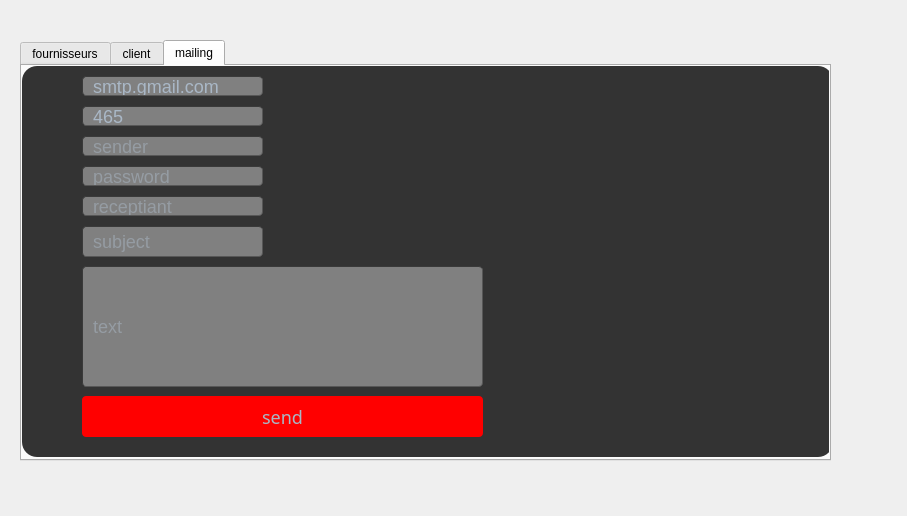
<?xml version="1.0" encoding="UTF-8"?>
<ui version="4.0">
 <class>client</class>
 <widget class="QDialog" name="client">
  <property name="geometry">
   <rect>
    <x>0</x>
    <y>0</y>
    <width>907</width>
    <height>516</height>
   </rect>
  </property>
  <property name="windowTitle">
   <string>Dialog</string>
  </property>
  <property name="styleSheet">
   <string notr="true">#client
{
border-image: url(:/new/prefix1/source/sheeps.jpg);

}</string>
  </property>
  <widget class="QTabWidget" name="tabWidget">
   <property name="geometry">
    <rect>
     <x>20</x>
     <y>40</y>
     <width>811</width>
     <height>421</height>
    </rect>
   </property>
   <property name="currentIndex">
    <number>2</number>
   </property>
   <widget class="QWidget" name="tab">
    <attribute name="title">
     <string>fournisseurs</string>
    </attribute>
    <widget class="QFrame" name="frame">
     <property name="geometry">
      <rect>
       <x>0</x>
       <y>0</y>
       <width>811</width>
       <height>391</height>
      </rect>
     </property>
     <property name="styleSheet">
      <string notr="true">#frame{
background-color: #333;
border-radius:15px;

}</string>
     </property>
     <property name="frameShape">
      <enum>QFrame::StyledPanel</enum>
     </property>
     <property name="frameShadow">
      <enum>QFrame::Raised</enum>
     </property>
     <widget class="QLineEdit" name="lineEdit_2">
      <property name="geometry">
       <rect>
        <x>20</x>
        <y>170</y>
        <width>231</width>
        <height>21</height>
       </rect>
      </property>
      <property name="styleSheet">
       <string notr="true">border-width: 1px; border-radius: 4px;
font-size: 18px;
	border-color: rgb(58, 58, 58);
	border-style: inset;
	padding: 0 8px;
	color: #a9b7c6;
	background:gray;
	selection-background-color:#007b50;
	selection-color: #FFFFFF;</string>
      </property>
      <property name="placeholderText">
       <string>cin</string>
      </property>
     </widget>
     <widget class="QLineEdit" name="lineEdit_3">
      <property name="geometry">
       <rect>
        <x>20</x>
        <y>200</y>
        <width>231</width>
        <height>21</height>
       </rect>
      </property>
      <property name="styleSheet">
       <string notr="true">border-width: 1px; border-radius: 4px;
font-size: 18px;
	border-color: rgb(58, 58, 58);
	border-style: inset;
	padding: 0 8px;
	color: #a9b7c6;
	background:gray;
	selection-background-color:#007b50;
	selection-color: #FFFFFF;</string>
      </property>
      <property name="placeholderText">
       <string>nom</string>
      </property>
     </widget>
     <widget class="QLineEdit" name="lineEdit_4">
      <property name="geometry">
       <rect>
        <x>20</x>
        <y>230</y>
        <width>231</width>
        <height>21</height>
       </rect>
      </property>
      <property name="styleSheet">
       <string notr="true">border-width: 1px; border-radius: 4px;
font-size: 18px;
	border-color: rgb(58, 58, 58);
	border-style: inset;
	padding: 0 8px;
	color: #a9b7c6;
	background:gray;
	selection-background-color:#007b50;
	selection-color: #FFFFFF;</string>
      </property>
      <property name="placeholderText">
       <string>prenom</string>
      </property>
     </widget>
     <widget class="QLineEdit" name="lineEdit_5">
      <property name="geometry">
       <rect>
        <x>20</x>
        <y>260</y>
        <width>231</width>
        <height>21</height>
       </rect>
      </property>
      <property name="styleSheet">
       <string notr="true">border-width: 1px; border-radius: 4px;
font-size: 18px;
	border-color: rgb(58, 58, 58);
	border-style: inset;
	padding: 0 8px;
	color: #a9b7c6;
	background:gray;
	selection-background-color:#007b50;
	selection-color: #FFFFFF;</string>
      </property>
      <property name="placeholderText">
       <string>email</string>
      </property>
     </widget>
     <widget class="QLineEdit" name="lineEdit_7">
      <property name="geometry">
       <rect>
        <x>20</x>
        <y>290</y>
        <width>231</width>
        <height>21</height>
       </rect>
      </property>
      <property name="styleSheet">
       <string notr="true">border-width: 1px; border-radius: 4px;
font-size: 18px;
	border-color: rgb(58, 58, 58);
	border-style: inset;
	padding: 0 8px;
	color: #a9b7c6;
	background:gray;
	selection-background-color:#007b50;
	selection-color: #FFFFFF;</string>
      </property>
      <property name="placeholderText">
       <string>numtel</string>
      </property>
     </widget>
     <widget class="QTableView" name="tableView">
      <property name="geometry">
       <rect>
        <x>260</x>
        <y>150</y>
        <width>501</width>
        <height>191</height>
       </rect>
      </property>
      <property name="styleSheet">
       <string notr="true">background:white;</string>
      </property>
     </widget>
     <widget class="QPushButton" name="pushButton">
      <property name="geometry">
       <rect>
        <x>20</x>
        <y>330</y>
        <width>231</width>
        <height>41</height>
       </rect>
      </property>
      <property name="styleSheet">
       <string notr="true">#pushButton{

background-color: red;
border-radius: 4px;
	border-color: rgb(58, 58, 58);
	border-style: inset;
font-family: century gothic;
font-size: 18px;
color: #a9b7c6;
}
#pushButton:hover{
border-style: solid;
	border-top-color: transparent;
	border-right-color: transparent;
	border-left-color: transparent;
	border-bottom-color: #e67e22;
	border-bottom-width: 1px;
	border-bottom-radius: 6px;
	border-style: solid;
	color: #FFFFFF;
	padding-bottom: 2px;
	background-color: green;
}</string>
      </property>
      <property name="text">
       <string>ajouter</string>
      </property>
     </widget>
     <widget class="QPushButton" name="pushButton_2">
      <property name="geometry">
       <rect>
        <x>260</x>
        <y>130</y>
        <width>111</width>
        <height>23</height>
       </rect>
      </property>
      <property name="styleSheet">
       <string notr="true">#pushButton_2{

background-color: red;
border-radius: 4px;
	border-color: rgb(58, 58, 58);
	border-style: inset;
font-family: century gothic;
font-size: 18px;
color: #a9b7c6;
}
#pushButton_2:hover{
border-style: solid;
	border-top-color: transparent;
	border-right-color: transparent;
	border-left-color: transparent;
	border-bottom-color: #e67e22;
	border-bottom-width: 1px;
	border-bottom-radius: 6px;
	border-style: solid;
	color: #FFFFFF;
	padding-bottom: 2px;
	background-color: green;
}</string>
      </property>
      <property name="text">
       <string>afficher</string>
      </property>
     </widget>
     <widget class="QPushButton" name="pushButton_3">
      <property name="geometry">
       <rect>
        <x>260</x>
        <y>350</y>
        <width>111</width>
        <height>23</height>
       </rect>
      </property>
      <property name="styleSheet">
       <string notr="true">#pushButton_3{

background-color: red;
border-radius: 4px;
	border-color: rgb(58, 58, 58);
	border-style: inset;
font-family: century gothic;
font-size: 18px;
color: #a9b7c6;
}
#pushButton_3:hover{
border-style: solid;
	border-top-color: transparent;
	border-right-color: transparent;
	border-left-color: transparent;
	border-bottom-color: #e67e22;
	border-bottom-width: 1px;
	border-bottom-radius: 6px;
	border-style: solid;
	color: #FFFFFF;
	padding-bottom: 2px;
	background-color: green;
}</string>
      </property>
      <property name="text">
       <string>modifier</string>
      </property>
     </widget>
     <widget class="QPushButton" name="pushButton_4">
      <property name="geometry">
       <rect>
        <x>380</x>
        <y>350</y>
        <width>111</width>
        <height>23</height>
       </rect>
      </property>
      <property name="styleSheet">
       <string notr="true">#pushButton_4{

background-color: red;
border-radius: 4px;
	border-color: rgb(58, 58, 58);
	border-style: inset;
font-family: century gothic;
font-size: 18px;
color: #a9b7c6;
}
#pushButton_4:hover{
border-style: solid;
	border-top-color: transparent;
	border-right-color: transparent;
	border-left-color: transparent;
	border-bottom-color: #e67e22;
	border-bottom-width: 1px;
	border-bottom-radius: 6px;
	border-style: solid;
	color: #FFFFFF;
	padding-bottom: 2px;
	background-color: green;
}</string>
      </property>
      <property name="text">
       <string>supprimer</string>
      </property>
     </widget>
     <widget class="QComboBox" name="comboBox">
      <property name="geometry">
       <rect>
        <x>500</x>
        <y>350</y>
        <width>221</width>
        <height>22</height>
       </rect>
      </property>
      <property name="styleSheet">
       <string notr="true">border-width: 1px; border-radius: 4px;
font-size: 18px;
	border-color: rgb(58, 58, 58);
	border-style: inset;
	padding: 0 8px;
	color: #a9b7c6;
	background:gray;
	selection-background-color:#007b50;
	selection-color: #FFFFFF;</string>
      </property>
     </widget>
     <widget class="QLabel" name="label">
      <property name="geometry">
       <rect>
        <x>230</x>
        <y>20</y>
        <width>421</width>
        <height>41</height>
       </rect>
      </property>
      <property name="styleSheet">
       <string notr="true">font-family: century gothic;
font-size: 30px;
color: #a9b7c6;</string>
      </property>
      <property name="text">
       <string>gestion des fournisseurs</string>
      </property>
     </widget>
     <widget class="QLabel" name="label_2">
      <property name="geometry">
       <rect>
        <x>490</x>
        <y>90</y>
        <width>47</width>
        <height>14</height>
       </rect>
      </property>
      <property name="styleSheet">
       <string notr="true">color:#333</string>
      </property>
      <property name="text">
       <string>TextLabel</string>
      </property>
     </widget>
     <widget class="QLabel" name="label_8">
      <property name="geometry">
       <rect>
        <x>450</x>
        <y>90</y>
        <width>47</width>
        <height>14</height>
       </rect>
      </property>
      <property name="styleSheet">
       <string notr="true">color:#333</string>
      </property>
      <property name="text">
       <string>hg</string>
      </property>
     </widget>
     <widget class="QLabel" name="label_11">
      <property name="geometry">
       <rect>
        <x>580</x>
        <y>40</y>
        <width>47</width>
        <height>14</height>
       </rect>
      </property>
      <property name="text">
       <string>TextLabel</string>
      </property>
     </widget>
     <widget class="QLabel" name="label_12">
      <property name="geometry">
       <rect>
        <x>550</x>
        <y>20</y>
        <width>47</width>
        <height>14</height>
       </rect>
      </property>
      <property name="text">
       <string>TextLabel</string>
      </property>
     </widget>
     <widget class="QLabel" name="label_13">
      <property name="geometry">
       <rect>
        <x>570</x>
        <y>70</y>
        <width>47</width>
        <height>14</height>
       </rect>
      </property>
      <property name="text">
       <string>TextLabel</string>
      </property>
     </widget>
     <widget class="QLabel" name="label_14">
      <property name="geometry">
       <rect>
        <x>530</x>
        <y>90</y>
        <width>47</width>
        <height>14</height>
       </rect>
      </property>
      <property name="text">
       <string>TextLabel</string>
      </property>
     </widget>
    </widget>
   </widget>
   <widget class="QWidget" name="tab2">
    <attribute name="title">
     <string>client</string>
    </attribute>
    <widget class="QFrame" name="frame_2">
     <property name="geometry">
      <rect>
       <x>0</x>
       <y>0</y>
       <width>801</width>
       <height>391</height>
      </rect>
     </property>
     <property name="styleSheet">
      <string notr="true">#frame_2{
background-color: #333;
border-radius:15px;

}</string>
     </property>
     <property name="frameShape">
      <enum>QFrame::StyledPanel</enum>
     </property>
     <property name="frameShadow">
      <enum>QFrame::Raised</enum>
     </property>
     <widget class="QLineEdit" name="lineEdit_13">
      <property name="geometry">
       <rect>
        <x>20</x>
        <y>120</y>
        <width>231</width>
        <height>21</height>
       </rect>
      </property>
      <property name="styleSheet">
       <string notr="true">border-width: 1px; border-radius: 4px;
font-size: 18px;
	border-color: rgb(58, 58, 58);
	border-style: inset;
	padding: 0 8px;
	color: #a9b7c6;
	background:gray;
	selection-background-color:#007b50;
	selection-color: #FFFFFF;</string>
      </property>
      <property name="placeholderText">
       <string>cin</string>
      </property>
     </widget>
     <widget class="QLineEdit" name="lineEdit_14">
      <property name="geometry">
       <rect>
        <x>20</x>
        <y>150</y>
        <width>231</width>
        <height>21</height>
       </rect>
      </property>
      <property name="styleSheet">
       <string notr="true">border-width: 1px; border-radius: 4px;
font-size: 18px;
	border-color: rgb(58, 58, 58);
	border-style: inset;
	padding: 0 8px;
	color: #a9b7c6;
	background:gray;
	selection-background-color:#007b50;
	selection-color: #FFFFFF;</string>
      </property>
      <property name="placeholderText">
       <string>nom</string>
      </property>
     </widget>
     <widget class="QLineEdit" name="lineEdit_15">
      <property name="geometry">
       <rect>
        <x>20</x>
        <y>180</y>
        <width>231</width>
        <height>21</height>
       </rect>
      </property>
      <property name="styleSheet">
       <string notr="true">border-width: 1px; border-radius: 4px;
font-size: 18px;
	border-color: rgb(58, 58, 58);
	border-style: inset;
	padding: 0 8px;
	color: #a9b7c6;
	background:gray;
	selection-background-color:#007b50;
	selection-color: #FFFFFF;</string>
      </property>
      <property name="placeholderText">
       <string>prenom</string>
      </property>
     </widget>
     <widget class="QLineEdit" name="lineEdit_16">
      <property name="geometry">
       <rect>
        <x>20</x>
        <y>210</y>
        <width>231</width>
        <height>21</height>
       </rect>
      </property>
      <property name="styleSheet">
       <string notr="true">border-width: 1px; border-radius: 4px;
font-size: 18px;
	border-color: rgb(58, 58, 58);
	border-style: inset;
	padding: 0 8px;
	color: #a9b7c6;
	background:gray;
	selection-background-color:#007b50;
	selection-color: #FFFFFF;</string>
      </property>
      <property name="placeholderText">
       <string>email</string>
      </property>
     </widget>
     <widget class="QLineEdit" name="lineEdit_17">
      <property name="geometry">
       <rect>
        <x>20</x>
        <y>240</y>
        <width>231</width>
        <height>21</height>
       </rect>
      </property>
      <property name="styleSheet">
       <string notr="true">border-width: 1px; border-radius: 4px;
font-size: 18px;
	border-color: rgb(58, 58, 58);
	border-style: inset;
	padding: 0 8px;
	color: #a9b7c6;
	background:gray;
	selection-background-color:#007b50;
	selection-color: #FFFFFF;</string>
      </property>
      <property name="placeholderText">
       <string>numtel</string>
      </property>
     </widget>
     <widget class="QTableView" name="tableView_3">
      <property name="geometry">
       <rect>
        <x>260</x>
        <y>150</y>
        <width>501</width>
        <height>191</height>
       </rect>
      </property>
      <property name="styleSheet">
       <string notr="true">background:white;</string>
      </property>
     </widget>
     <widget class="QPushButton" name="pushButton_9">
      <property name="geometry">
       <rect>
        <x>20</x>
        <y>330</y>
        <width>231</width>
        <height>41</height>
       </rect>
      </property>
      <property name="styleSheet">
       <string notr="true">#pushButton_9{

background-color: red;
border-radius: 4px;
	border-color: rgb(58, 58, 58);
	border-style: inset;
font-family: century gothic;
font-size: 18px;
color: #a9b7c6;
}
#pushButton_9:hover{
border-style: solid;
	border-top-color: transparent;
	border-right-color: transparent;
	border-left-color: transparent;
	border-bottom-color: #e67e22;
	border-bottom-width: 1px;
	border-bottom-radius: 6px;
	border-style: solid;
	color: #FFFFFF;
	padding-bottom: 2px;
	background-color: green;
}</string>
      </property>
      <property name="text">
       <string>ajouter</string>
      </property>
     </widget>
     <widget class="QPushButton" name="pushButton_10">
      <property name="geometry">
       <rect>
        <x>260</x>
        <y>130</y>
        <width>111</width>
        <height>23</height>
       </rect>
      </property>
      <property name="styleSheet">
       <string notr="true">#pushButton_10{

background-color: red;
border-radius: 4px;
	border-color: rgb(58, 58, 58);
	border-style: inset;
font-family: century gothic;
font-size: 18px;
color: #a9b7c6;
}
#pushButton_10:hover{
border-style: solid;
	border-top-color: transparent;
	border-right-color: transparent;
	border-left-color: transparent;
	border-bottom-color: #e67e22;
	border-bottom-width: 1px;
	border-bottom-radius: 6px;
	border-style: solid;
	color: #FFFFFF;
	padding-bottom: 2px;
	background-color: green;
}</string>
      </property>
      <property name="text">
       <string>afficher</string>
      </property>
     </widget>
     <widget class="QPushButton" name="pushButton_11">
      <property name="geometry">
       <rect>
        <x>260</x>
        <y>350</y>
        <width>111</width>
        <height>23</height>
       </rect>
      </property>
      <property name="styleSheet">
       <string notr="true">#pushButton_11{

background-color: red;
border-radius: 4px;
	border-color: rgb(58, 58, 58);
	border-style: inset;
font-family: century gothic;
font-size: 18px;
color: #a9b7c6;
}
#pushButton_11:hover{
border-style: solid;
	border-top-color: transparent;
	border-right-color: transparent;
	border-left-color: transparent;
	border-bottom-color: #e67e22;
	border-bottom-width: 1px;
	border-bottom-radius: 6px;
	border-style: solid;
	color: #FFFFFF;
	padding-bottom: 2px;
	background-color: green;
}</string>
      </property>
      <property name="text">
       <string>modifier</string>
      </property>
     </widget>
     <widget class="QPushButton" name="pushButton_12">
      <property name="geometry">
       <rect>
        <x>380</x>
        <y>350</y>
        <width>111</width>
        <height>23</height>
       </rect>
      </property>
      <property name="styleSheet">
       <string notr="true">#pushButton_12{

background-color: red;
border-radius: 4px;
	border-color: rgb(58, 58, 58);
	border-style: inset;
font-family: century gothic;
font-size: 18px;
color: #a9b7c6;
}
#pushButton_12:hover{
border-style: solid;
	border-top-color: transparent;
	border-right-color: transparent;
	border-left-color: transparent;
	border-bottom-color: #e67e22;
	border-bottom-width: 1px;
	border-bottom-radius: 6px;
	border-style: solid;
	color: #FFFFFF;
	padding-bottom: 2px;
	background-color: green;
}</string>
      </property>
      <property name="text">
       <string>supprimer</string>
      </property>
     </widget>
     <widget class="QComboBox" name="comboBox_3">
      <property name="geometry">
       <rect>
        <x>500</x>
        <y>350</y>
        <width>221</width>
        <height>22</height>
       </rect>
      </property>
      <property name="styleSheet">
       <string notr="true">border-width: 1px; border-radius: 4px;
font-size: 18px;
	border-color: rgb(58, 58, 58);
	border-style: inset;
	padding: 0 8px;
	color: #a9b7c6;
	background:gray;
	selection-background-color:#007b50;
	selection-color: #FFFFFF;</string>
      </property>
     </widget>
     <widget class="QLabel" name="label_5">
      <property name="geometry">
       <rect>
        <x>230</x>
        <y>20</y>
        <width>421</width>
        <height>41</height>
       </rect>
      </property>
      <property name="styleSheet">
       <string notr="true">font-family: century gothic;
font-size: 30px;
color: #a9b7c6;</string>
      </property>
      <property name="text">
       <string>gestion des clients</string>
      </property>
     </widget>
     <widget class="QLabel" name="label_6">
      <property name="geometry">
       <rect>
        <x>490</x>
        <y>90</y>
        <width>47</width>
        <height>14</height>
       </rect>
      </property>
      <property name="styleSheet">
       <string notr="true">color:#333</string>
      </property>
      <property name="text">
       <string>TextLabel</string>
      </property>
     </widget>
     <widget class="QLabel" name="label_10">
      <property name="geometry">
       <rect>
        <x>450</x>
        <y>90</y>
        <width>47</width>
        <height>14</height>
       </rect>
      </property>
      <property name="styleSheet">
       <string notr="true">color:#333</string>
      </property>
      <property name="text">
       <string>hg</string>
      </property>
     </widget>
     <widget class="QLabel" name="label_19">
      <property name="geometry">
       <rect>
        <x>580</x>
        <y>40</y>
        <width>47</width>
        <height>14</height>
       </rect>
      </property>
      <property name="text">
       <string>TextLabel</string>
      </property>
     </widget>
     <widget class="QLabel" name="label_20">
      <property name="geometry">
       <rect>
        <x>550</x>
        <y>20</y>
        <width>47</width>
        <height>14</height>
       </rect>
      </property>
      <property name="text">
       <string>TextLabel</string>
      </property>
     </widget>
     <widget class="QLabel" name="label_21">
      <property name="geometry">
       <rect>
        <x>570</x>
        <y>70</y>
        <width>47</width>
        <height>14</height>
       </rect>
      </property>
      <property name="text">
       <string>TextLabel</string>
      </property>
     </widget>
     <widget class="QLabel" name="label_22">
      <property name="geometry">
       <rect>
        <x>530</x>
        <y>90</y>
        <width>47</width>
        <height>14</height>
       </rect>
      </property>
      <property name="text">
       <string>TextLabel</string>
      </property>
     </widget>
     <widget class="QLineEdit" name="lineEdit_18">
      <property name="geometry">
       <rect>
        <x>20</x>
        <y>270</y>
        <width>231</width>
        <height>21</height>
       </rect>
      </property>
      <property name="styleSheet">
       <string notr="true">border-width: 1px; border-radius: 4px;
font-size: 18px;
	border-color: rgb(58, 58, 58);
	border-style: inset;
	padding: 0 8px;
	color: #a9b7c6;
	background:gray;
	selection-background-color:#007b50;
	selection-color: #FFFFFF;</string>
      </property>
      <property name="placeholderText">
       <string>nombre d'articles</string>
      </property>
     </widget>
     <widget class="QLineEdit" name="lineEdit_19">
      <property name="geometry">
       <rect>
        <x>20</x>
        <y>300</y>
        <width>231</width>
        <height>21</height>
       </rect>
      </property>
      <property name="styleSheet">
       <string notr="true">border-width: 1px; border-radius: 4px;
font-size: 18px;
	border-color: rgb(58, 58, 58);
	border-style: inset;
	padding: 0 8px;
	color: #a9b7c6;
	background:gray;
	selection-background-color:#007b50;
	selection-color: #FFFFFF;</string>
      </property>
      <property name="placeholderText">
       <string>somme a payer</string>
      </property>
     </widget>
    </widget>
   </widget>
   <widget class="QWidget" name="tab_2">
    <attribute name="title">
     <string>mailing</string>
    </attribute>
    <widget class="QFrame" name="frame_3">
     <property name="geometry">
      <rect>
       <x>0</x>
       <y>0</y>
       <width>811</width>
       <height>391</height>
      </rect>
     </property>
     <property name="styleSheet">
      <string notr="true">
background-color: #333;
border-radius:15px;

</string>
     </property>
     <property name="frameShape">
      <enum>QFrame::StyledPanel</enum>
     </property>
     <property name="frameShadow">
      <enum>QFrame::Raised</enum>
     </property>
     <widget class="QLineEdit" name="lineEdit">
      <property name="geometry">
       <rect>
        <x>60</x>
        <y>10</y>
        <width>181</width>
        <height>20</height>
       </rect>
      </property>
      <property name="styleSheet">
       <string notr="true">border-width: 1px; border-radius: 4px;
font-size: 18px;
	border-color: rgb(58, 58, 58);
	border-style: inset;
	padding: 0 8px;
	color: #a9b7c6;
	background:gray;
	selection-background-color:#007b50;
	selection-color: #FFFFFF;</string>
      </property>
      <property name="text">
       <string>smtp.gmail.com</string>
      </property>
     </widget>
     <widget class="QLineEdit" name="lineEdit_8">
      <property name="geometry">
       <rect>
        <x>60</x>
        <y>40</y>
        <width>181</width>
        <height>20</height>
       </rect>
      </property>
      <property name="styleSheet">
       <string notr="true">border-width: 1px; border-radius: 4px;
font-size: 18px;
	border-color: rgb(58, 58, 58);
	border-style: inset;
	padding: 0 8px;
	color: #a9b7c6;
	background:gray;
	selection-background-color:#007b50;
	selection-color: #FFFFFF;</string>
      </property>
      <property name="text">
       <string>465</string>
      </property>
     </widget>
     <widget class="QLineEdit" name="lineEdit_9">
      <property name="geometry">
       <rect>
        <x>60</x>
        <y>70</y>
        <width>181</width>
        <height>20</height>
       </rect>
      </property>
      <property name="styleSheet">
       <string notr="true">border-width: 1px; border-radius: 4px;
font-size: 18px;
	border-color: rgb(58, 58, 58);
	border-style: inset;
	padding: 0 8px;
	color: #a9b7c6;
	background:gray;
	selection-background-color:#007b50;
	selection-color: #FFFFFF;</string>
      </property>
      <property name="placeholderText">
       <string>sender</string>
      </property>
     </widget>
     <widget class="QLineEdit" name="lineEdit_10">
      <property name="geometry">
       <rect>
        <x>60</x>
        <y>100</y>
        <width>181</width>
        <height>20</height>
       </rect>
      </property>
      <property name="styleSheet">
       <string notr="true">border-width: 1px; border-radius: 4px;
font-size: 18px;
	border-color: rgb(58, 58, 58);
	border-style: inset;
	padding: 0 8px;
	color: #a9b7c6;
	background:gray;
	selection-background-color:#007b50;
	selection-color: #FFFFFF;</string>
      </property>
      <property name="echoMode">
       <enum>QLineEdit::Password</enum>
      </property>
      <property name="readOnly">
       <bool>false</bool>
      </property>
      <property name="placeholderText">
       <string>password</string>
      </property>
     </widget>
     <widget class="QLineEdit" name="lineEdit_11">
      <property name="geometry">
       <rect>
        <x>60</x>
        <y>160</y>
        <width>181</width>
        <height>31</height>
       </rect>
      </property>
      <property name="styleSheet">
       <string notr="true">border-width: 1px; border-radius: 4px;
font-size: 18px;
	border-color: rgb(58, 58, 58);
	border-style: inset;
	padding: 0 8px;
	color: #a9b7c6;
	background:gray;
	selection-background-color:#007b50;
	selection-color: #FFFFFF;</string>
      </property>
      <property name="placeholderText">
       <string>subject</string>
      </property>
     </widget>
     <widget class="QLineEdit" name="lineEdit_12">
      <property name="geometry">
       <rect>
        <x>60</x>
        <y>200</y>
        <width>401</width>
        <height>121</height>
       </rect>
      </property>
      <property name="styleSheet">
       <string notr="true">border-width: 1px; border-radius: 4px;
font-size: 18px;
	border-color: rgb(58, 58, 58);
	border-style: inset;
	padding: 0 8px;
	color: #a9b7c6;
	background:gray;
	selection-background-color:#007b50;
	selection-color: #FFFFFF;</string>
      </property>
      <property name="placeholderText">
       <string>text</string>
      </property>
     </widget>
     <widget class="QLineEdit" name="lineEdit_20">
      <property name="geometry">
       <rect>
        <x>60</x>
        <y>130</y>
        <width>181</width>
        <height>20</height>
       </rect>
      </property>
      <property name="styleSheet">
       <string notr="true">border-width: 1px; border-radius: 4px;
font-size: 18px;
	border-color: rgb(58, 58, 58);
	border-style: inset;
	padding: 0 8px;
	color: #a9b7c6;
	background:gray;
	selection-background-color:#007b50;
	selection-color: #FFFFFF;</string>
      </property>
      <property name="placeholderText">
       <string>receptiant</string>
      </property>
     </widget>
     <widget class="QPushButton" name="pushButton_13">
      <property name="geometry">
       <rect>
        <x>60</x>
        <y>330</y>
        <width>401</width>
        <height>41</height>
       </rect>
      </property>
      <property name="styleSheet">
       <string notr="true">#pushButton_13{

background-color: red;
border-radius: 4px;
	border-color: rgb(58, 58, 58);
	border-style: inset;
font-family: century gothic;
font-size: 18px;
color: #a9b7c6;
}
#pushButton_13:hover{
border-style: solid;
	border-top-color: transparent;
	border-right-color: transparent;
	border-left-color: transparent;
	border-bottom-color: #e67e22;
	border-bottom-width: 1px;
	border-bottom-radius: 6px;
	border-style: solid;
	color: #FFFFFF;
	padding-bottom: 2px;
	background-color: green;
}</string>
      </property>
      <property name="text">
       <string>send</string>
      </property>
     </widget>
    </widget>
   </widget>
  </widget>
 </widget>
 <resources/>
 <connections/>
</ui>
